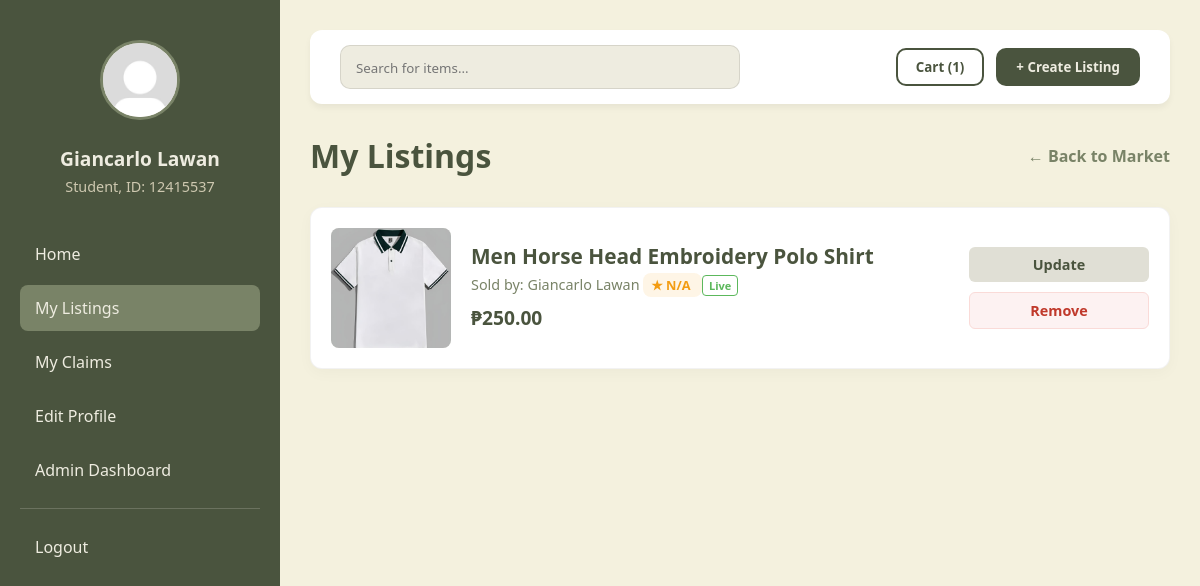
The app's page /mylistings.php (signed in) with its own data.
### tables this page shows
CREATE TABLE `listings` (
  `listing_id` int NOT NULL,
  `seller_id` int NOT NULL,
  `product_name` varchar(150) NOT NULL,
  `description` text NOT NULL,
  `price` decimal(10,2) NOT NULL,
  `quantity` int NOT NULL DEFAULT '1',
  `category1_id` int NOT NULL,
  `category2_id` int DEFAULT NULL,
  `category3_id` int DEFAULT NULL,
  `status` enum('Pending','Available','Reserved','Sold','Rejected') DEFAULT 'Pending',
  `approved_by` int DEFAULT NULL,
  `created_at` timestamp NULL DEFAULT CURRENT_TIMESTAMP,
  `updated_at` timestamp NULL DEFAULT CURRENT_TIMESTAMP ON UPDATE CURRENT_TIMESTAMP
);

### mylistings.php (the view, shortened to what this page needs)
<?php
require 'db.php';
$user_id = $_SESSION['user_id'];
$dlsu_id_number = $_SESSION['dlsu_id_number'];
$first_name = $_SESSION['first_name'];
$last_name = $_SESSION['last_name'];
$full_name = trim($first_name . ' ' . $last_name);
$role = $_SESSION['role'];
$profile_pic = 'profile_pictures/' . $_SESSION['profile_picture'];
$admin_role_id = intval($_SESSION['admin_role_id']);
$cart_query = "SELECT COUNT(*) as cart_count
               FROM cart
               WHERE buyer_id = ?";
$stmt = $conn->prepare($cart_query);
$stmt->bind_param('i', $user_id);
$stmt->execute();
$cart_result = $stmt->get_result();
if ($cart_result->num_rows == 1) {
    $cart_row = $cart_result->fetch_assoc();
}
$my_listings = [];
$ml_query = "SELECT l.listing_id, l.product_name, l.price, l.status, l.quantity, li.image_path,
                    CONCAT(u.first_name, ' ', u.last_name) AS seller_name,
                    (SELECT IFNULL(ROUND(AVG(rating_value), 1), 0) FROM ratings WHERE rated_user_id = u.user_id) AS avg_rating
             FROM listings l
             LEFT JOIN (
                SELECT listing_id, MIN(image_path) AS image_path
                FROM listing_images
                GROUP BY listing_id
             ) li ON li.listing_id = l.listing_id
             LEFT JOIN users u ON u.user_id = l.seller_id
             WHERE l.seller_id = ?";
$stmt = $conn->prepare($ml_query);
$stmt->bind_param('i', $user_id);
$stmt->execute();
$ml_result = $stmt->get_result();
if ($ml_result->num_rows > 0) {
    while ($ml_row = $ml_result->fetch_assoc()) {
        $my_listings[] = $ml_row;
    }
}
?>
<!DOCTYPE html>
<html lang="en">
<head>
    <link rel="stylesheet" href="stylesheets/home.css" />
    <link rel="stylesheet" href="stylesheets/viewcart.css" />
    <link rel="stylesheet" href="stylesheets/mylistings.css" />
</head>
<body>
    <div class="dashboard-container">
        <aside class="sidebar">
            <div class="user-profile-section">
                <img src="<?= $profile_pic; ?>" alt="Profile" class="nav-logo">
                <div class="user-info-display">
                    <h2 class="user-name"><?= htmlspecialchars($full_name); ?></h2>
                    <p class="user-id"><?= htmlspecialchars("$role, ID: $dlsu_id_number"); ?></p>
                </div>
            </div>
            <nav class="nav-menu">
                <a href="home.php">Home</a>
                <a href="mylistings.php" class="active">My Listings</a>
                <a href="myclaims.php">My Claims</a>
                <a href="editprofile.php">Edit Profile</a>
                <?php if (!empty($admin_role_id)): ?>
                    <a href="admin_dashboard.php">Admin Dashboard</a>
                <?php endif; ?>
                <hr class="nav-divider">
                <a href="logout.php" class="logout-link">Logout</a>
            </nav>
        </aside>
        <main class="main-content cart-content">
            <header class="top-bar cart-top-bar">
                <form action="viewcart.php" method="POST" class="top-bar-form">
                    <div class="search-wrapper">
                        <input type="text" placeholder="Search for items...">
                    </div>
                    <div class="header-actions">
                        <button type="submit" class="cart-btn" name="action" value="viewcart">Cart (<?= htmlspecialchars($cart_row['cart_count']); ?>)</button>
                        <button type="submit" class="create-listing-btn" name="action" value="createlisting">+ Create Listing</button>
                    </div>
                </form>
            </header>
            <div class="cart-header">
                <h1>My Listings</h1>
                <a href="home.php" class="back-link">← Back to Market</a>
            </div>
            <div class="cart-layout">
                <div class="cart-items-section">
                    <?php if (empty($my_listings)): ?>
                        <div class="empty-cart">
                            <h2>You currently do not have listings!</h2>
                            <p>Looks like you haven't added anything yet.</p>
                            <a href="createlisting.php" class="browse-btn">Create a Listing</a>
                            <a href="home.php" class="browse-btn">Browse Items</a>
                        </div>
                    <?php else: ?>
                        <?php foreach ($my_listings as $l): ?>
                            <div href="<?= "viewitem.php?listing_id=" . $l['listing_id']; ?>" class="cart-item-link">
                                <div class="cart-item-card clickable-card" data-link="<?= "viewitem.php?listing_id=" . $l['listing_id']; ?>">
                                    <div class="item-img-box">
                                        <?php if (!empty($l['image_path'])): ?>
                                            <img src="<?= $l['image_path']; ?>" alt="Product">
                                        <?php else: ?>
                                            <div class="no-img">No Image</div>
                                        <?php endif; ?>
                                    </div>
                                    <div class="item-details">
                                        <h3 class="item-title"><?= htmlspecialchars($l['product_name']); ?></h3>
                                        <p class="item-seller">
                                            Sold by: <?= htmlspecialchars($l['seller_name']); ?>
                                            <span class="seller-rating">
                                                <?php if ($l['avg_rating'] > 0): ?>
                                                    ★ <?= htmlspecialchars($l['avg_rating']); ?>
                                                <?php else: ?>
                                                    <span class="no-rating">★ N/A</span>
                                                <?php endif; ?>
                                            </span>
                                            <?php if ($l['status'] == 'Pending'): ?>
                                                <span class="listing-status" id="pending">Pending</span>
                                            <?php elseif ($l['status'] == 'Available'): ?>
                                                <span class="listing-status" id="live">Live</span>
                                            <?php elseif ($l['status'] == 'Rejected'): ?>
                                                <span class="listing-status" id="rejected">Rejected</span>
                                            <?php else: ?>
                                                <span class="listing-status" id="status"><?= htmlspecialchars($l['status']); ?></span>
                                            <?php endif; ?>
                                        </p>
                                        <p class="item-price">₱<?= htmlspecialchars(number_format($l['price'], 2)); ?></p>
                                    </div>
                                    <div class="item-actions-panel">
                                        <?php if ($l['status'] != 'Rejected'): ?>
                                            <form action="mylistings_action.php" method="POST" class="action-form">
                                                <div class="qty-control">
                                                    <button name="action" value="updatelisting" class="btn update-btn">Update</button>
                                                </div>
                                            </form>
                                            <form action="mylistings_action.php" method="POST" class="action-form">
                                                <button name="action" value="removefromlisting" class="btn remove-btn">Remove</button>
                                            </form>
                                        <?php endif; ?>
                                    </div>
                                </div>
                            </div>
                        <?php endforeach; ?>
                    <?php endif; ?>
                </div>
            </div>
        </main>
    </div>
</body>
</html>

### stylesheets/home.css (style rules this page uses)
* { box-sizing: border-box; margin: 0; padding: 0; font-family: "Segoe UI", Tahoma, Geneva, Verdana, sans-serif; }
body { background-color: #f4f1de; color: #333; }
.dashboard-container { display: flex; min-height: 100vh; }
.sidebar { width: 280px; background-color: #4a543e; color: #eeece0; padding: 40px 20px; position: fixed; height: 100vh; display: flex; flex-direction: column; }
.user-profile-section { text-align: center; margin-bottom: 35px; }
.nav-logo { width: 80px; height: 80px; border-radius: 50%; border: 3px solid #798367; margin-bottom: 15px; object-fit: cover; background-color: #eeece0; }
.user-name { font-size: 1.2rem; margin: 5px 0; color: #eeece0; }
.user-id { font-size: 0.9rem; color: #cec8b0; font-weight: 400; }
.nav-menu a { color: #eeece0; text-decoration: none; padding: 12px 15px; display: block; border-radius: 8px; margin-bottom: 8px; transition: 0.2s; }
.nav-menu a:hover, .nav-menu a.active { background: #798367; }
.nav-divider { border: 0; border-top: 1px solid rgba(238, 236, 224, 0.2); margin: 15px 0; }
.main-content { margin-left: 280px; flex: 1; padding: 30px; }
.top-bar { display: flex; justify-content: space-between; align-items: center; padding: 15px 30px; background: #fff; border-radius: 12px; box-shadow: 0 4px 6px rgba(0, 0, 0, 0.05); margin-bottom: 30px; }
.search-wrapper { background: #eeece0; padding: 10px 15px; border-radius: 10px; width: 50%; border: 1px solid rgba(0, 0, 0, 0.1); }
.search-wrapper input { border: none; background: transparent; width: 100%; outline: none; color: #333; }
.header-actions { display: flex; gap: 12px; }
.cart-btn { background: transparent; border: 2px solid #4a543e; color: #4a543e; padding: 8px 18px; border-radius: 10px; font-weight: 600; cursor: pointer; transition: 0.3s; }
.create-listing-btn { background: #4a543e; color: #eeece0; border: none; padding: 10px 20px; border-radius: 10px; font-weight: 600; cursor: pointer; }
.cart-item-link { text-decoration: none; color: inherit; display: block; }
.seller-rating { font-size: 0.8rem; font-weight: 700; color: #f39c12; background: rgba(243, 156, 18, 0.1); padding: 3px 8px; border-radius: 8px; white-space: nowrap; }
.item-price { font-size: 1.2rem; font-weight: 700; color: #4a543e; margin-bottom: 4px; }

### stylesheets/viewcart.css (style rules this page uses)
.top-bar-form { display: flex; width: 100%; justify-content: space-between; align-items: center; }
.cart-header { display: flex; justify-content: space-between; align-items: center; margin-bottom: 30px; }
.cart-header h1 { color: #4a543e; font-size: 2rem; }
.back-link { color: #798367; text-decoration: none; font-weight: bold; font-size: 1rem; transition: color 0.2s; }
.cart-layout { display: block; }
.cart-items-section { display: flex; flex-direction: column; gap: 20px; }
.cart-item-link { text-decoration: none; color: inherit; display: block; cursor: pointer; }
.cart-item-card { background: #fff; border-radius: 12px; padding: 20px; display: flex; align-items: center; gap: 20px; box-shadow: 0 4px 15px rgba(0, 0, 0, 0.03); border: 1px solid rgba(0, 0, 0, 0.05); transition: transform 0.25s ease; }
.item-img-box { width: 120px; height: 120px; border-radius: 8px; background: #f4f3ea; overflow: hidden; flex-shrink: 0; }
.item-img-box img { width: 100%; height: 100%; object-fit: cover; }
.item-details { flex: 1; display: flex; flex-direction: column; justify-content: center; }
.item-title { font-size: 1.3rem; color: #4a543e; margin-bottom: 5px; }
.item-seller { font-size: 0.9rem; color: #798367; margin-bottom: 10px; }
.item-actions-panel { min-width: 180px; display: flex; flex-direction: column; gap: 10px; }
.action-form { margin: 0; width: 100%; }
.qty-control { display: flex; gap: 5px; }
.btn { padding: 8px 12px; border: none; border-radius: 6px; font-weight: bold; cursor: pointer; font-size: 0.9rem; transition: 0.2s; width: 100%; text-align: center; }
.update-btn { background: #e0dfd5; color: #4a543e; flex: 1; }
.remove-btn { background: #fdf2f2; color: #c0392b; border: 1px solid #fadbd8; }

### stylesheets/mylistings.css (style rules this page uses)
.listing-status { font-weight: bold; font-size: 11px; padding: 2px 6px; border-radius: 4px; background: #fff; }
.listing-status#live { color: #5cb85c; border: 1px solid #5cb85c; }

### records on screen
listings: product_name "Men Horse Head Embroidery Polo Shirt", seller_name "Giancarlo Lawan", status "Live", price "250.00"

### other values on screen
$full_name "Giancarlo Lawan"
$cart_row['cart_count'] "1"
